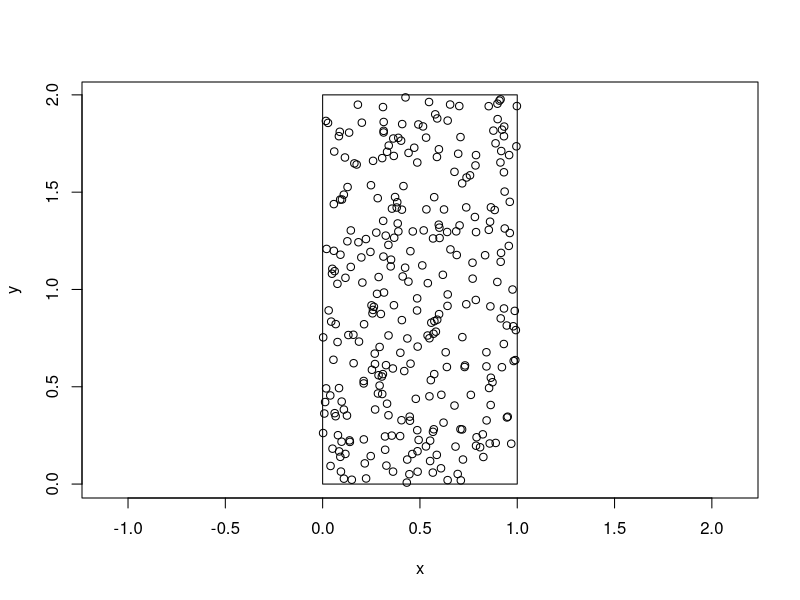
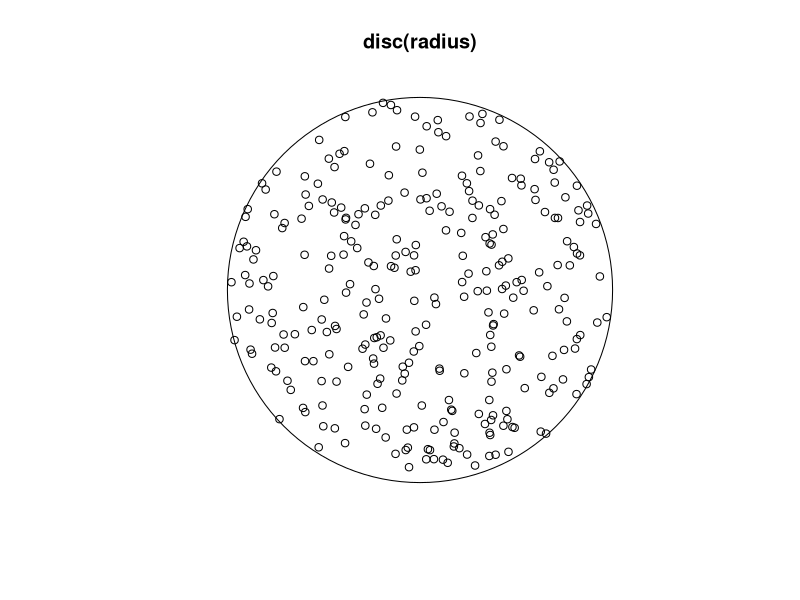
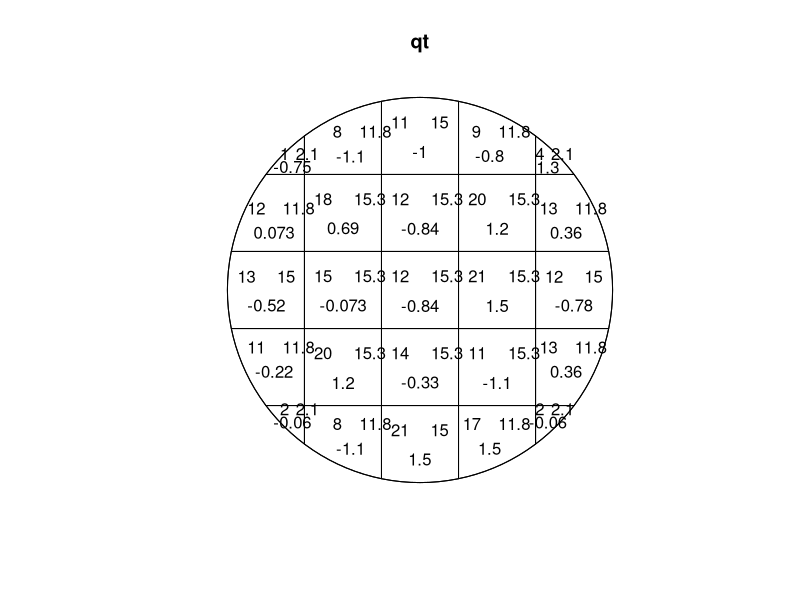
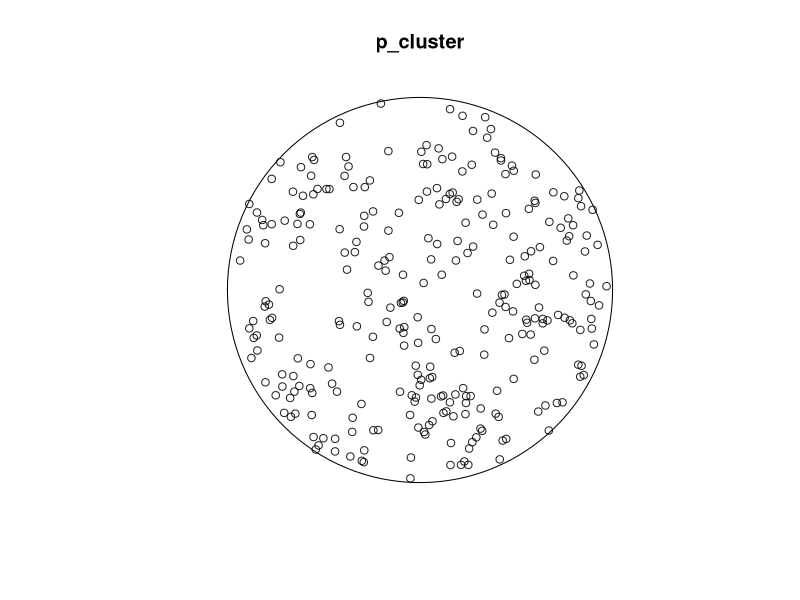
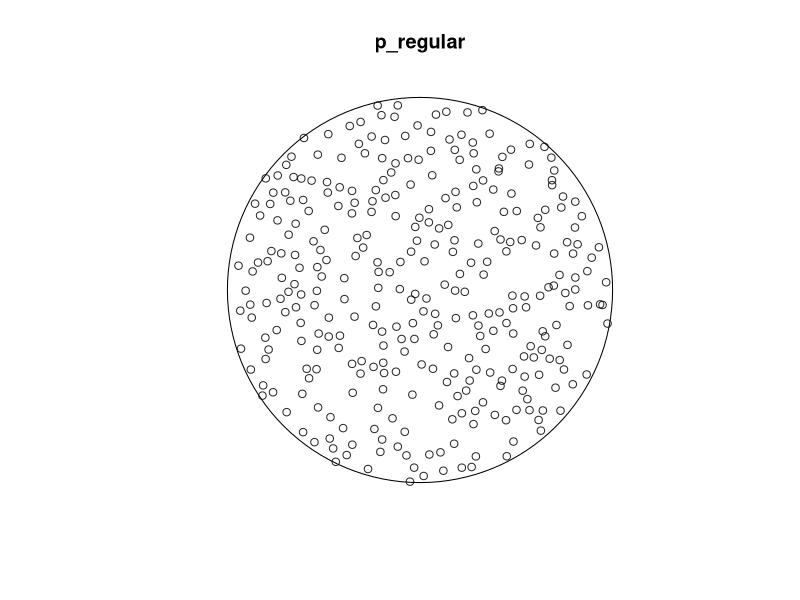

Source code (R) for these figures, in order:
## ---- chunk 1
knitr::opts_chunk$set(echo = TRUE)
## ---- chunk 2
#load the libraries - tell us which packages you're using and why

#load your data - which datasets do you need?
#I'll be working with simulated point data to demonstrate some point pattern analyses. In order
#to do this, I'll create a plot with points within it, and then use spatial tests to investigate point patterns. Finally, I'll bring in real data and use the tests on the real data as well. 

#Making uniform density patterns:

#Starting with doing it in a rectangle.
# The number of points to create
n <- 300

# Set the range
xmin <- 0
xmax <- 1
ymin <- 0
ymax <- 2

# Sample from a Uniform distribution
x <- runif(n, xmin, xmax)
y <- runif(n, ymin, ymax )


# Plot points and a rectangle
# The aspect ratio of the boundary rectangle is 2 
# (it is twice as tall as wide), but the aspect ratio of the
# coordinates needs to be 1 so the rectangle appears that way.


# Plot points and a rectangle

mapxy <- function(a = NA){
  plot(x, y, asp = a)
  rect(xmin, ymin, xmax, ymax)
}

mapxy(1)

#-----generating x number of random points in a circle-------#
#plot circle with random points in it
# Load the spatstat package
library(spatstat)

# Create this many points, in a circle of this radius
n_points <- 300
radius <- 10

# Generate uniform random numbers up to radius-squared
r_squared <- runif(n_points, 0, radius^2)
angle <- runif(n_points, 0, 2*pi)

# Take the square root of the values to get a uniform spatial distribution
xx <- sqrt(r_squared)* cos(angle)
yy <- sqrt(r_squared) * sin(angle)

plot(disc(radius)); points(xx, yy)

#Organize the data - what form should the data be in? A list? how many elements, a data frame? how many rows and columns?

####I'll list simulated data in different forms here, and then demonstrate a test :
#random 
#clustered 
#inhibitory/regular

#Analysis/processing step 1 - what are you hoping to do here, why? 

#I'm going to do a basic test for uniformity of points. This is a simple point pattern analysis to try, and a good thing to screen point data for. 

#Testing for uniformity of points in a circle
# Define variables
#variables here are sourced from the sphere above, but needed for this analysis are:
#x - the, x coordinate
#y, the y coordinate
#window, the planar extent

# Set coordinates and window
ppxy <- ppp(x = xx, y = yy, window = disc(radius))

# Test the point pattern
qt <- quadrat.test(ppxy)

# View the results
plot(qt)
print(qt)

### Simulating clustered and regular point distributions
### Will use a function for a Thomas process for the clustered points, and a function for a 
### Straus process for the regular distribution

# Create a disc of radius 10, for the window space
disc10 <- disc(10)

# Generate clustered points from a Thomas process
set.seed(123)
p_cluster <- rThomas(kappa = 0.35, scale = 1, mu = 3, win = disc10)
plot(p_cluster)

# Run a quadrat test -- and this time test against an alt. hypothesis that the points are
#clustered
quadrat.test(p_cluster, alternative = "clustered")

# Regular points from a Strauss process
set.seed(123)
p_regular <- rStrauss(beta = 2.9, gamma = 0.025, R = .5, W = disc10)
plot(p_regular)

# Run a quadrat test, and in this case set the alternative hypothesis to specifically be 
#that the points are regularly distributed
quadrat.test(p_regular, alternative = "regular")

#Analysis/processing step 2 - what are you hoping to do here, why? 

#Check the outcomes? How will you know if your steps worked?

# 
